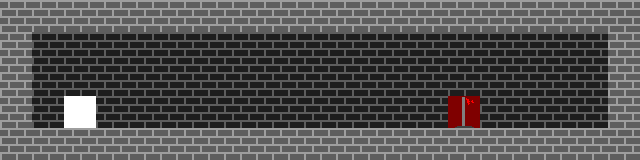

A 2D game scene composited from a Tiled map and its tileset images. What follows is a short description and the map's XML, with every tile layer's data as written:
An orthogonal 20x5 tile map with 32x32 px tiles, 1 tile layer (Tile Layer 1), 2 tilesets.

<map version="1.0" orientation="orthogonal" renderorder="right-down" width="20" height="5" tilewidth="32" tileheight="32" nextobjectid="1">
 <tileset firstgid="1" name="tilemap" tilewidth="32" tileheight="32" tilecount="10" columns="10">
  <image source="tilemap.png" width="320" height="32" />
 </tileset>
 <tileset firstgid="11" name="tilemap" tilewidth="32" tileheight="32" tilecount="10" columns="10">
  <image source="tilemap.png" width="320" height="32" />
 </tileset>
 <layer name="Tile Layer 1" width="20" height="5">
  <data encoding="csv">
2,2,2,2,2,2,2,2,2,2,2,2,2,2,2,2,2,2,2,2,
2,1,1,1,1,1,1,1,1,1,1,1,1,1,1,1,1,1,1,2,
2,1,1,1,1,1,1,1,1,1,1,1,1,1,1,1,1,1,1,2,
2,1,3,1,1,1,1,1,1,1,1,1,1,1,8,1,1,1,1,2,
2,2,2,2,2,2,2,2,2,2,2,2,2,2,2,2,2,2,2,2
</data>
 </layer>
</map>